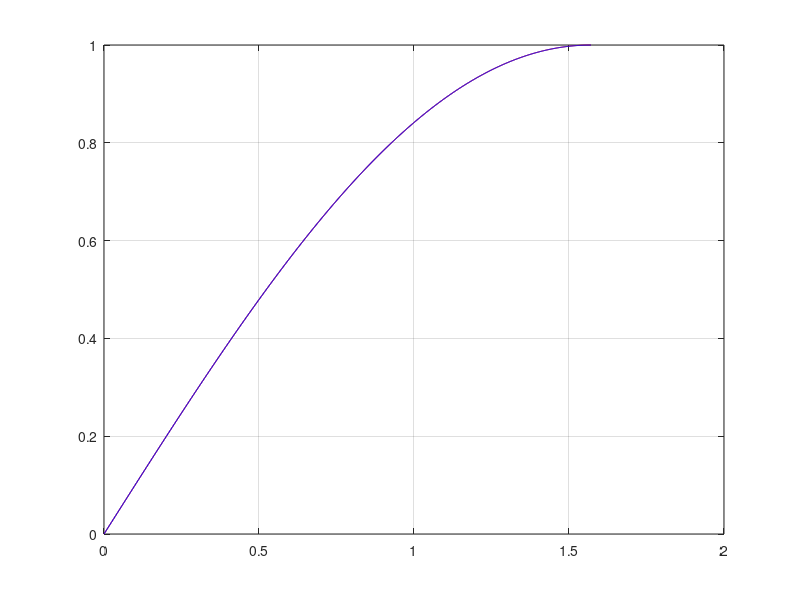
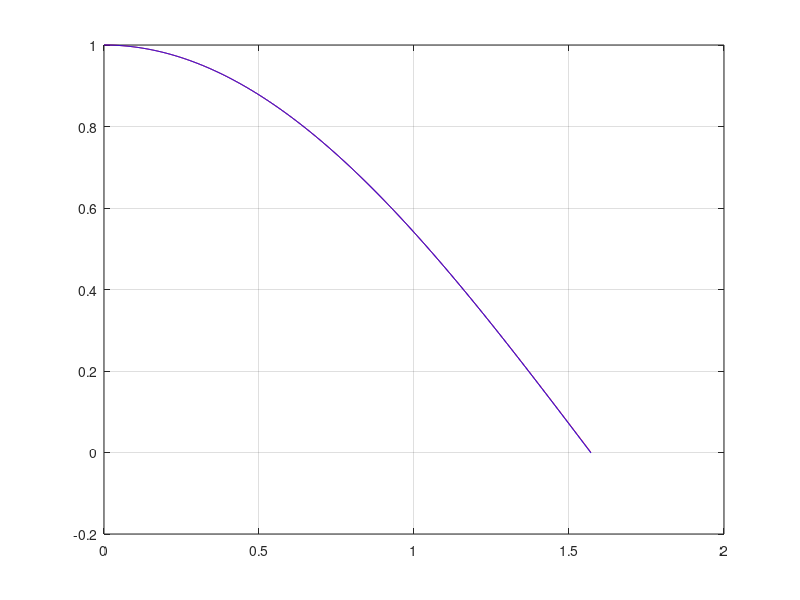
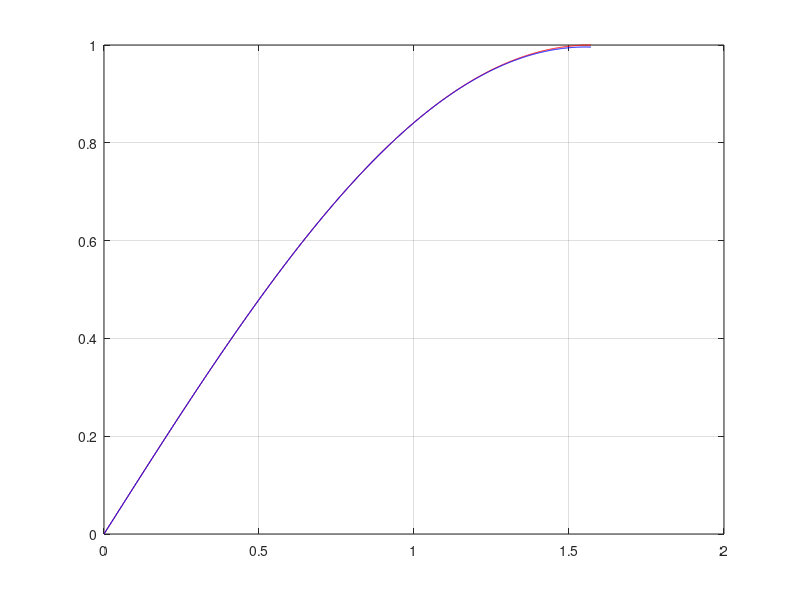
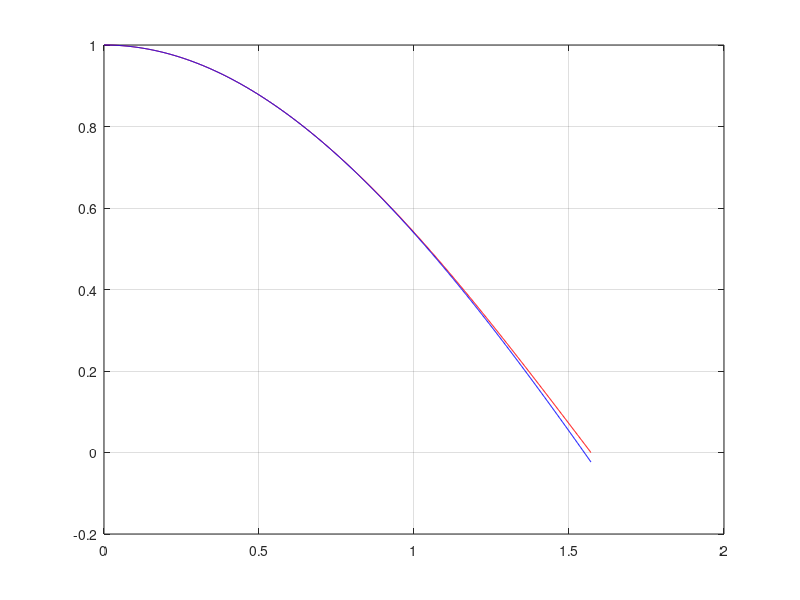

The MATLAB script that drew these images, in order:
% Sin/Cos z rozwinięcia Taylora oraz z aproksymacji Pade
clear all; close all;

x = 0 : (pi/2)/1000 : pi/2;
sref = sin( x );
cref = cos( x );

% Taylor
s = x - x.^3/prod(1:3) + x.^5/prod(1:5) - x.^7/prod(1:7);
c = 1 - x.^2/prod(1:2) + x.^4/prod(1:4) - x.^6/prod(1:6);
figure; plot(x,sref,'r',x,s,'b'); grid; pause
figure; plot(x,cref,'r',x,c,'b'); grid; pause

% Pade
s = x.*(60-7*x.^2) ./ (60+3*x.^2);
c =    (12-5*x.^2) ./ (12+x.^2);
figure; plot(x,sref,'r',x,s,'b'); grid; pause
figure; plot(x,cref,'r',x,c,'b'); grid; pause
